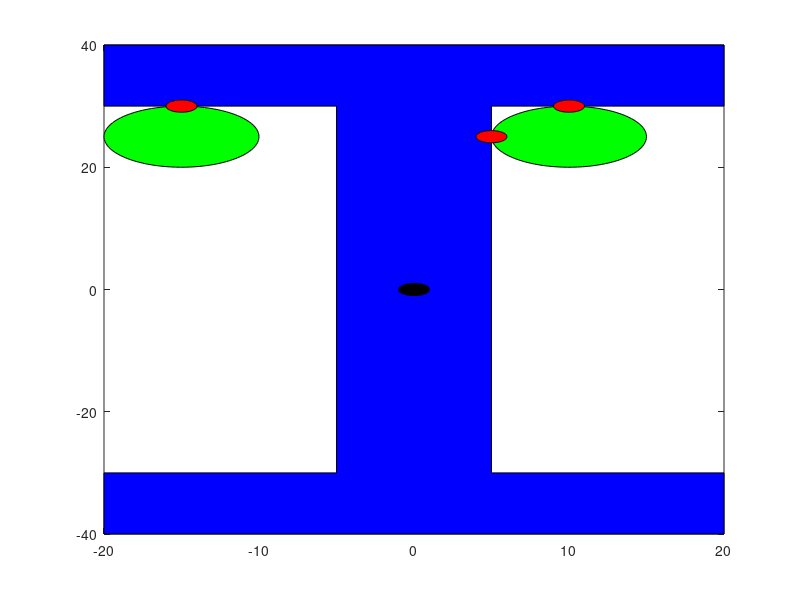

MATLAB code to generate this figure: (Note: this script raises an error after producing the figure.)
% 四角形の頂点の定義

x_point1 = 5
x_point2 = 20

y_point1 = 30
y_point2 = 40
x = [-x_point1, -x_point2, -x_point2, x_point2, x_point2, x_point1, x_point1, x_point2, x_point2, -x_point2, -x_point2, -x_point1];
y = [y_point1, y_point1, y_point2, y_point2, y_point1, y_point1, -y_point1, -y_point1, -y_point2, -y_point2, -y_point1, -y_point1];

% 四角形の内部を塗りつぶす
figure;
object = fill(x, y, 'b'); % 'b'は青色を指定しています。任意の色に変更可能
hold on; % 現在の図にプロットを維持

% 円のパラメータ設定
theta = linspace(0, 2*pi, 100); % 円周上の100点を生成
radius1 = 5; % 最初の円の半径
radius2 = 5; % 2番目の円の半径

% 最初の円の中心座標
center_x1 = 10;
center_y1 = 25;

% 2番目の円の中心座標
center_x2 = -15;
center_y2 = 25;

% 円を描画
x_circle1 = radius1 * cos(theta) + center_x1;
y_circle1 = radius1 * sin(theta) + center_y1;
q1 = fill(x_circle1, y_circle1, 'g'); % 赤色で円の内部を塗りつぶす

x_circle2 = radius2 * cos(theta) + center_x2;
y_circle2 = radius2 * sin(theta) + center_y2;
q2 = fill(x_circle2, y_circle2, 'g'); % 緑色で円の内部を塗りつぶす

% 重心とする円のパラメータ
gravity_circle = 1;
x_g_circle = gravity_circle * cos(theta);
y_g_circle = gravity_circle * sin(theta);
g = fill(x_g_circle, y_g_circle, 'k');

% 接触点のパラメータ
cp1 = 1;
cp2 = 1;
cp3 = 1;

x_cp1 = 10
y_cp1 = 30

x_cp2 = 5
y_cp2 = 25

x_cp3 = -15
y_cp3 = 30

% 接触点を描画
x_cp1_circle1 = cp1 * cos(theta) + x_cp1;
y_cp1_circle1 = cp1 * sin(theta) + y_cp1;
contact_1 = fill(x_cp1_circle1, y_cp1_circle1, 'r'); % 赤色で円の内部を塗りつぶす

% 接触点を描画
x_cp2_circle2 = cp2 * cos(theta) + x_cp2;
y_cp2_circle2 = cp2 * sin(theta) + y_cp2;
contact_2 = fill(x_cp2_circle2, y_cp2_circle2, 'r'); % 赤色で円の内部を塗りつぶす

% 接触点を描画
x_cp3_circle3 = cp3 * cos(theta) + x_cp3;
y_cp3_circle3 = cp3 * sin(theta) + y_cp3;
contact_3 = fill(x_cp3_circle3, y_cp3_circle3, 'r'); % 赤色で円の内部を塗りつぶす

% 四角形と円1の重なりをチェック
[xi1, yi1] = polyxpoly(x, y, x_circle1, y_circle1);
if ~isempty(xi1)
    disp('四角形と円1は重なっています。');
    plot(xi1, yi1, 'r*'); % 交差点をプロット
else
    disp('四角形と円1は重なっていません。');
end

% 四角形と円2の重なりをチェック
[xi2, yi2] = polyxpoly(x, y, x_circle2, y_circle2);
if ~isempty(xi2)
    disp('四角形と円2は重なっています。');
    plot(xi2, yi2, 'r*'); % 交差点をプロット
else
    disp('四角形と円2は重なっていません。');
end


% 軸の設定
axis([-50 50 -50 50]); % x軸とy軸の範囲を-5から5に設定
axis equal; % x軸とy軸のスケールを同じにする
grid on; % グリッド線を表示
xlabel('X軸');
ylabel('Y軸');
title('Wrench空間 テスト');

